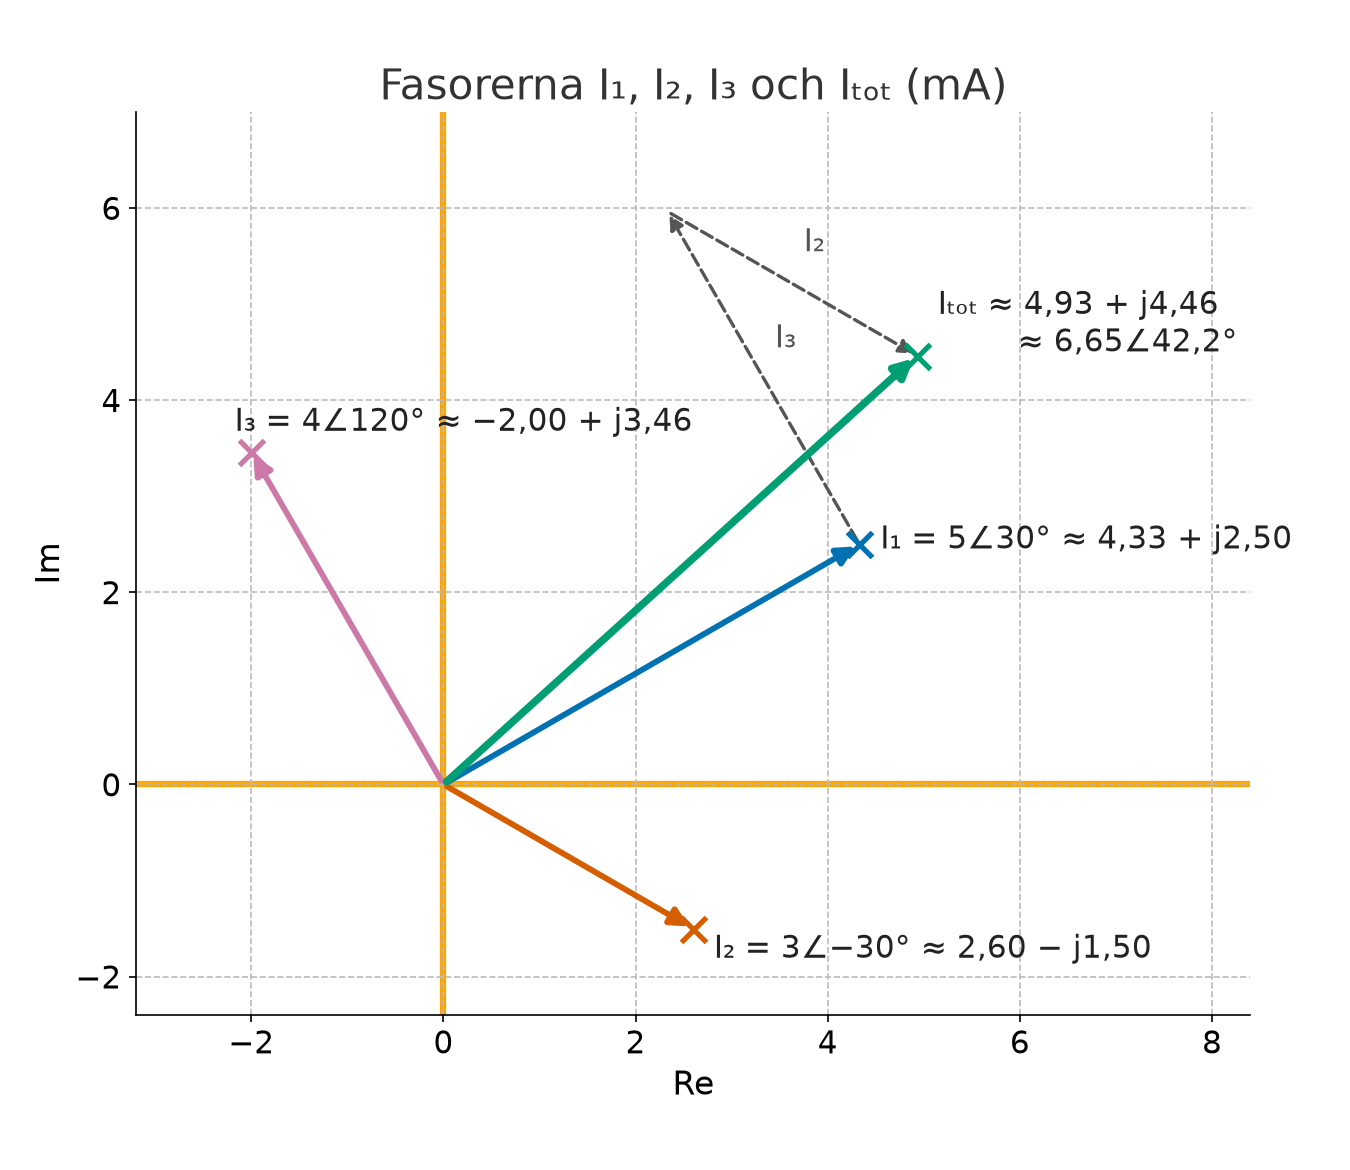

Recreate this plot in Python.
"""Draw 2.1_currents.png: the phasors I1, I2, I3 and their sum Itot in the complex plane
(solution to 2.1 c). The dashed arrows show the addition, head to tail.

Usage: python3 2.1_currents.py (requires matplotlib). The image is written next to this script.
"""
import cmath
import math
from pathlib import Path

import matplotlib

matplotlib.use("Agg")
import matplotlib.pyplot as plt
from matplotlib.ticker import FuncFormatter

OUT = Path(__file__).with_suffix(".png")
AXIS = "#FFA500"
plt.rcParams.update({"font.size": 15, "axes.titlesize": 20, "axes.labelsize": 16})


def num(x, d=2):
    """Format a number with a decimal comma and a proper minus sign."""
    return f"{x:.{d}f}".replace(".", ",").replace("-", "−")


def rect(z):
    """Format z on rectangular form, a + jb."""
    sign = "+" if z.imag >= 0 else "−"
    return f"{num(z.real)} {sign} j{num(abs(z.imag))}"


def plane(ax, xlim, ylim, title):
    """Set up the complex plane in the course's style: orange axes and a dashed grid."""
    ax.axhline(0, color=AXIS, lw=3, zorder=1)
    ax.axvline(0, color=AXIS, lw=3, zorder=1)
    ax.grid(True, ls="--", color="#BBBBBB", lw=0.8, zorder=0)
    ax.set_xlim(*xlim)
    ax.set_ylim(*ylim)
    ax.set_aspect("equal")
    ax.set_xlabel("Re")
    ax.set_ylabel("Im")
    ax.set_title(title, color="#333333")
    for side in ("top", "right"):
        ax.spines[side].set_visible(False)
    ax.xaxis.set_major_formatter(FuncFormatter(lambda v, _: num(v, 0)))
    ax.yaxis.set_major_formatter(FuncFormatter(lambda v, _: num(v, 0)))


def phasor(ax, z, color, label, lw=2.8, offset=(8, 4), ha="left"):
    """Draw z as an arrow from the origin, with a cross and a label at its tip."""
    ax.annotate("", xy=(z.real, z.imag), xytext=(0, 0),
                arrowprops=dict(arrowstyle="-|>", color=color, lw=lw, mutation_scale=18),
                zorder=3)
    ax.plot(z.real, z.imag, "x", color=color, ms=12, mew=2.5, zorder=4)
    ax.annotate(label, (z.real, z.imag), textcoords="offset points", xytext=offset,
                color="#222222", ha=ha, zorder=5)


# i1(t) = 5 sin(wt + 30°), i2(t) = 3 sin(wt - 30°), i3(t) = 4 sin(wt + 120°) mA.
I1 = cmath.rect(5, math.radians(30))
I2 = cmath.rect(3, math.radians(-30))
I3 = cmath.rect(4, math.radians(120))
Itot = I1 + I2 + I3

fig, ax = plt.subplots(figsize=(9, 7.8), dpi=150)
plane(ax, (-3.2, 8.4), (-2.4, 7.0), "Fasorerna I₁, I₂, I₃ och Iₜₒₜ (mA)")
# Head to tail, dashed: I1, then I3 from the tip of I1, then I2 from the tip of I1 + I3.
for a, b in ((I1, I1 + I3), (I1 + I3, Itot)):
    ax.annotate("", xy=(b.real, b.imag), xytext=(a.real, a.imag),
                arrowprops=dict(arrowstyle="-|>", color="#555555", lw=1.6, ls="--",
                                mutation_scale=14),
                zorder=2)
ax.text(3.45, 4.55, "I₃", color="#555555")
ax.text(3.75, 5.55, "I₂", color="#555555")
phasor(ax, I1, "#0072B2", f"I₁ = 5∠30° ≈ {rect(I1)}", offset=(10, -2))
phasor(ax, I2, "#D55E00", f"I₂ = 3∠−30° ≈ {rect(I2)}", offset=(10, -14))
phasor(ax, I3, "#CC79A7", f"I₃ = 4∠120° ≈ {rect(I3)}", offset=(-8, 10))
phasor(ax, Itot, "#009E73",
       f"Iₜₒₜ ≈ {rect(Itot)}\n        ≈ {num(abs(Itot))}∠"
       f"{num(math.degrees(cmath.phase(Itot)), 1)}°", lw=3.6, offset=(10, 2))
fig.tight_layout()
fig.savefig(OUT)
plt.close(fig)
